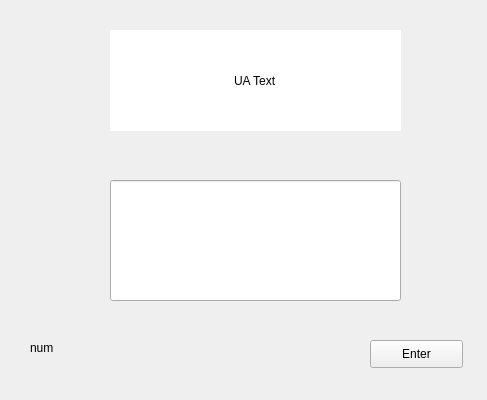
<?xml version="1.0" encoding="UTF-8"?>
<ui version="4.0">
    <class>Form</class>
    <widget class="QWidget" name="Form">
        <property name="geometry">
            <rect>
                <x>0</x>
                <y>0</y>
                <width>487</width>
                <height>400</height>
            </rect>
        </property>
        <property name="windowTitle">
            <string>Form</string>
        </property>
        <widget class="QLineEdit" name="lineEdit">
            <property name="geometry">
                <rect>
                    <x>110</x>
                    <y>30</y>
                    <width>291</width>
                    <height>101</height>
                </rect>
            </property>
            <property name="text">
                <string>UA Text</string>
            </property>
            <property name="frame">
                <bool>false</bool>
            </property>
            <property name="cursorPosition">
                <number>7</number>
            </property>
            <property name="alignment">
                <set>Qt::AlignCenter</set>
            </property>
            <property name="dragEnabled">
                <bool>false</bool>
            </property>
            <property name="readOnly">
                <bool>true</bool>
            </property>
        </widget>
        <widget class="QLineEdit" name="lineEdit_2">
            <property name="geometry">
                <rect>
                    <x>110</x>
                    <y>180</y>
                    <width>291</width>
                    <height>121</height>
                </rect>
            </property>
            <property name="alignment">
                <set>Qt::AlignCenter</set>
            </property>
        </widget>
        <widget class="QPushButton" name="pushButton">
            <property name="geometry">
                <rect>
                    <x>370</x>
                    <y>340</y>
                    <width>93</width>
                    <height>28</height>
                </rect>
            </property>
            <property name="text">
                <string>Enter</string>
            </property>
        </widget>
        <widget class="QLabel" name="label">
            <property name="geometry">
                <rect>
                    <x>30</x>
                    <y>340</y>
                    <width>55</width>
                    <height>16</height>
                </rect>
            </property>
            <property name="text">
                <string>num</string>
            </property>
        </widget>
    </widget>
    <resources/>
    <connections/>
</ui>
